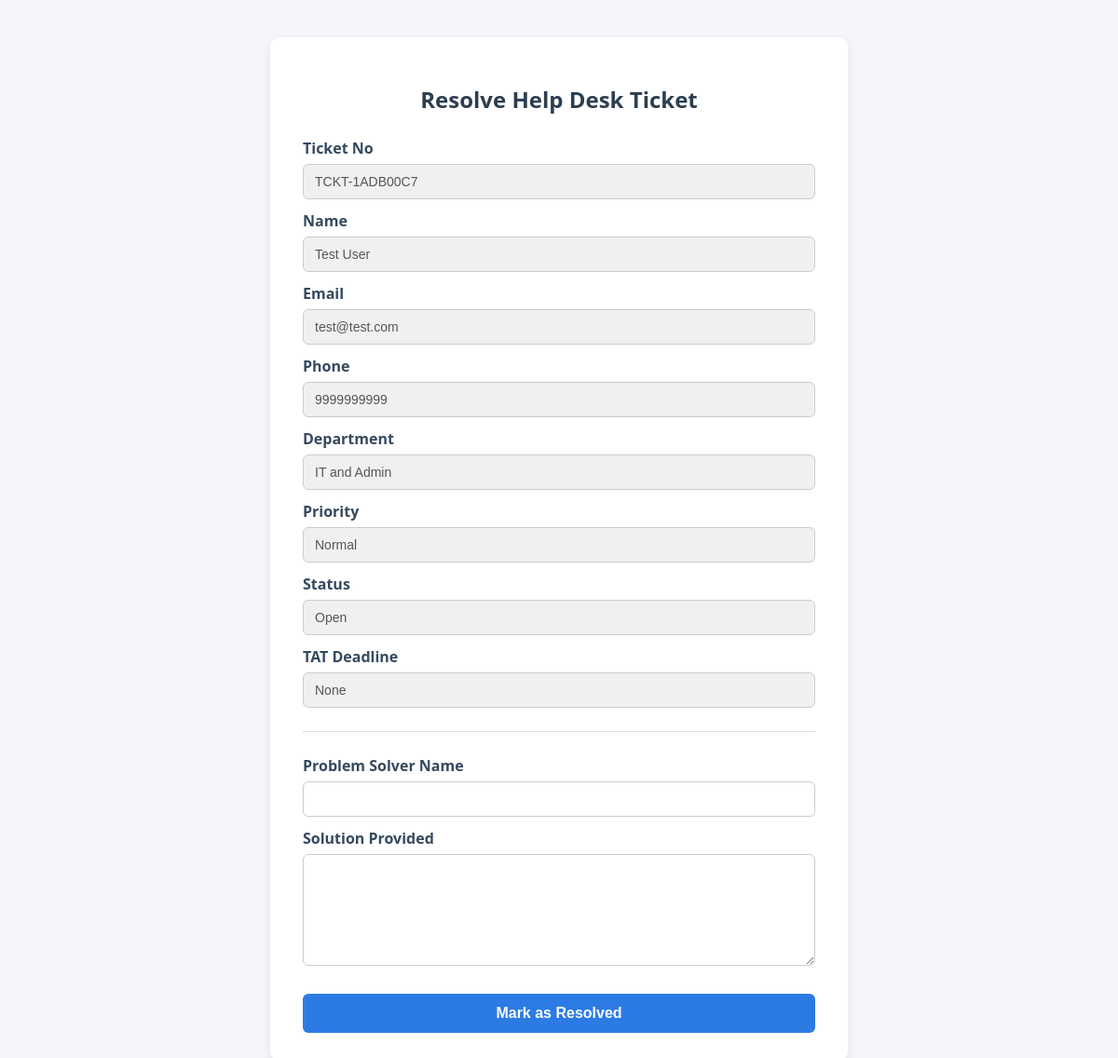
Screenshot of /resolve-ticket/TCKT-1ADB00C7/ with the database file from the repository.
### dashboard/models.py (models this page shows, shortened)
class Ticket(models.Model):
    STATUS_CHOICES = [
        ("Open", "Open"),
        ("In Progress", "In Progress"),
        ("Resolved", "Resolved"),
        ("Closed", "Closed"),
    ]
    PRIORITY_CHOICES = [
        ("Urgent", "Urgent"),
        ("Normal", "Normal"),
    ]
    ticket_no = models.CharField(
        max_length=20,
        unique=True,
        default=generate_ticket_no,
        editable=False
    )
    name = models.CharField(max_length=100)
    email = models.EmailField()
    phone = models.CharField(max_length=20)
    department = models.CharField(max_length=100)
    issue_type = models.CharField(max_length=200)
    priority = models.CharField(max_length=20, choices=PRIORITY_CHOICES)
    status = models.CharField(
        max_length=20,
        choices=STATUS_CHOICES,
        default="Open"
    )
    tat_deadline = models.DateTimeField(null=True, blank=True)
    created_at = models.DateTimeField(auto_now_add=True)
    problem_solver = models.CharField(max_length=100, null=True, blank=True)
    solution_provided = models.TextField(null=True, blank=True)
    resolved_at = models.DateTimeField(null=True, blank=True)

### dashboard/views.py (the view, shortened to what this page needs)
# urls.py: path("resolve-ticket/<str:ticket_no>/", views.resolve_ticket, name="resolve_ticket"),
def resolve_ticket(request, ticket_no):
    ticket = get_object_or_404(Ticket, ticket_no=ticket_no)
    if ticket.status == "Closed":
        return render(request, "resolve_ticket.html", {
            "ticket": ticket,
            "success": request.GET.get("success")
        })
    return render(request, "resolve_ticket.html", {
        "ticket": ticket,
        "success": request.GET.get("success")
    })

### templates/resolve_ticket.html (shortened to what this page needs)
{% load static %}
<!DOCTYPE html>
<html>
<head>
    <link rel="stylesheet" href="{% static 'css/resolve_ticket.css' %}">
</head>
<body>
<div class="container">
    <h2>Resolve Help Desk Ticket</h2>
    <form method="POST">
        <label>Ticket No</label>
        <input type="text" value="{{ ticket.ticket_no }}" readonly>
        <label>Name</label>
        <input type="text" value="{{ ticket.name }}" readonly>
        <label>Email</label>
        <input type="text" value="{{ ticket.email }}" readonly>
        <label>Phone</label>
        <input type="text" value="{{ ticket.phone }}" readonly>
        <label>Department</label>
        <input type="text" value="{{ ticket.department }}" readonly>
        <label>Priority</label>
        <input type="text" value="{{ ticket.priority }}" readonly>
        <label>Status</label>
        <input type="text" value="{{ ticket.status }}" readonly>
        <label>TAT Deadline</label>
        <input type="text" value="{{ ticket.tat_deadline }}" readonly>
        <hr>
        {% if ticket.status == "Open" %}
            <label>Problem Solver Name</label>
            <input type="text" name="problem_solver" required>
            <label>Solution Provided</label>
            <textarea name="solution_provided" rows="5" required></textarea>
            <button type="submit">Mark as Resolved</button>
        {% else %}
            <h3>Resolution Details</h3>
            <p><b>Problem Solver:</b> {{ ticket.problem_solver }}</p>
            <p><b>Solution:</b> {{ ticket.solution_provided }}</p>
            <p><b>Resolved At:</b> {{ ticket.resolved_at }}</p>
        {% endif %}
    </form>
</div>
</body>
</html>

### static/css/resolve_ticket.css (style rules this page uses)
body { font-family: "Segoe UI", Arial, sans-serif; background-color: #f4f6f9; margin: 0; padding: 0; }
.container { width: 100%; max-width: 550px; margin: 40px auto; background: #ffffff; padding: 30px 35px; border-radius: 10px; box-shadow: 0 4px 12px rgba(0, 0, 0, 0.08); }
h2 { text-align: center; margin-bottom: 25px; color: #2c3e50; }
label { font-weight: 600; margin-top: 12px; display: block; color: #34495e; }
input[type="text"], textarea { width: 100%; padding: 10px 12px; margin-top: 6px; border: 1px solid #ccc; border-radius: 6px; font-size: 14px; box-sizing: border-box; }
input[readonly] { background-color: #f0f0f0; color: #555; cursor: not-allowed; }
textarea { resize: vertical; min-height: 120px; }
hr { margin: 25px 0; border: none; border-top: 1px solid #ddd; }
button { width: 100%; margin-top: 25px; padding: 12px; background-color: #2c7be5; color: #ffffff; border: none; border-radius: 6px; font-size: 16px; font-weight: 600; cursor: pointer; transition: background-color 0.3s ease; }

### rows the page displays
Ticket: ticket_no "TCKT-1ADB00C7", name "Test User", email "test@test.com", phone "9999999999", department "IT and Admin", priority "Normal", status "Open", tat_deadline "None"
